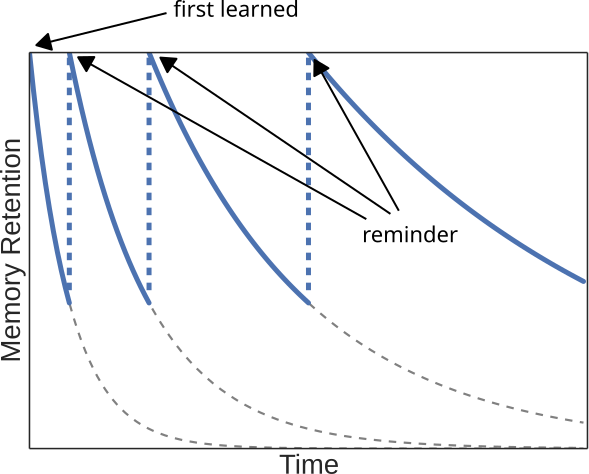

This chart was generated by the following Python code:
import matplotlib.pyplot as plt
import numpy
import seaborn as sns
import math

sns.set_style('white')
PALETTE = sns.color_palette()

def exp_fun(param):
    return lambda x: math.exp(x / -float(param))

xs = numpy.arange(0, 14, 0.1)

xs_show = xs
plt.plot(xs, map(exp_fun(1), xs), '--', color='gray')
xs_show = filter(lambda x: x <= 1, xs_show)
plt.plot(xs_show, map(exp_fun(1), xs)[:len(xs_show)], linewidth=4, color=PALETTE[0])

plt.axvline(1, 0.4, 1, linestyle='--', color=PALETTE[0], linewidth=4)
xs_show = filter(lambda x: x >= 1, xs)
plt.plot(xs_show, map(exp_fun(2), xs)[:len(xs_show)], '--', color='gray')
xs_show = filter(lambda x: x <= 3, xs_show)
plt.plot(xs_show, map(exp_fun(2), xs)[:len(xs_show)], linewidth=4, color=PALETTE[0])

plt.axvline(3, 0.4, 1, linestyle='--', color=PALETTE[0], linewidth=4)
xs_show = filter(lambda x: x >= 3, xs)
plt.plot(xs_show, map(exp_fun(4), xs)[:len(xs_show)], '--', color='gray')
xs_show = filter(lambda x: x <= 7, xs_show)
plt.plot(xs_show, map(exp_fun(4), xs)[:len(xs_show)], linewidth=4, color=PALETTE[0])

plt.axvline(7, 0.4, 1, linestyle='--', color=PALETTE[0], linewidth=4)
xs_show = filter(lambda x: x >= 7, xs)
plt.plot(xs_show, map(exp_fun(8), xs)[:len(xs_show)], '--', color='gray')
xs_show = filter(lambda x: x <= 14, xs_show)
plt.plot(xs_show, map(exp_fun(8), xs)[:len(xs_show)], linewidth=4, color=PALETTE[0])

plt.gca().xaxis.set_major_locator(plt.NullLocator())
plt.gca().yaxis.set_major_locator(plt.NullLocator())
plt.xlabel('Time')
plt.ylabel('Memory Retention')
plt.savefig('forgettting_curves.svg')
